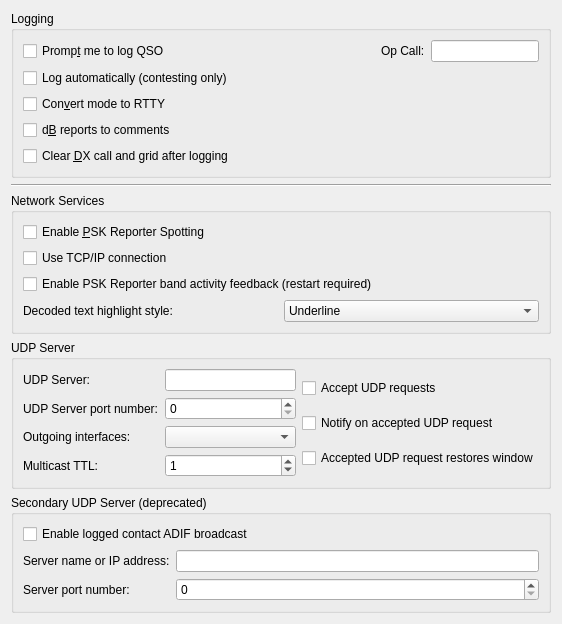
     <widget class="QWidget" name="reporting_tab">
      <attribute name="title">
       <string>Reportin&amp;g</string>
      </attribute>
      <attribute name="toolTip">
       <string>Reporting and logging settings</string>
      </attribute>
      <layout class="QVBoxLayout" name="verticalLayout_5">
       <item>
        <widget class="QGroupBox" name="logging_group_box">
         <property name="title">
          <string>Logging</string>
         </property>
         <layout class="QGridLayout" name="gridLayout_14">
          <item row="0" column="0">
           <widget class="QCheckBox" name="prompt_to_log_check_box">
            <property name="toolTip">
             <string>The program will pop up a partially completed Log QSO dialog when you send a 73 or free text message.</string>
            </property>
            <property name="text">
             <string>Promp&amp;t me to log QSO</string>
            </property>
           </widget>
          </item>
          <item row="0" column="1">
           <spacer name="horizontalSpacer_6">
            <property name="orientation">
             <enum>Qt::Horizontal</enum>
            </property>
            <property name="sizeHint" stdset="0">
             <size>
              <width>136</width>
              <height>20</height>
             </size>
            </property>
           </spacer>
          </item>
          <item row="0" column="2">
           <widget class="QLabel" name="label_13">
            <property name="text">
             <string>Op Call:</string>
            </property>
            <property name="buddy">
             <cstring>opCallEntry</cstring>
            </property>
           </widget>
          </item>
          <item row="3" column="0">
           <widget class="QCheckBox" name="report_in_comments_check_box">
            <property name="toolTip">
             <string>Some logging programs will not accept the type of reports
saved by this program.
Check this option to save the sent and received reports in the
comments field.</string>
            </property>
            <property name="text">
             <string>d&amp;B reports to comments</string>
            </property>
           </widget>
          </item>
          <item row="4" column="0" colspan="2">
           <widget class="QCheckBox" name="clear_DX_check_box">
            <property name="toolTip">
             <string>Check this option to force the clearing of the DX Call
and DX Grid fields when a 73 or free text message is sent.</string>
            </property>
            <property name="text">
             <string>Clear &amp;DX call and grid after logging</string>
            </property>
           </widget>
          </item>
          <item row="2" column="0">
           <widget class="QCheckBox" name="log_as_RTTY_check_box">
            <property name="toolTip">
             <string>&lt;html&gt;&lt;head/&gt;&lt;body&gt;&lt;p&gt;Some logging programs will not accept WSJT-X mode names.&lt;/p&gt;&lt;/body&gt;&lt;/html&gt;</string>
            </property>
            <property name="text">
             <string>Con&amp;vert mode to RTTY</string>
            </property>
           </widget>
          </item>
          <item row="0" column="3">
           <widget class="QLineEdit" name="opCallEntry">
            <property name="toolTip">
             <string>&lt;html&gt;&lt;head/&gt;&lt;body&gt;&lt;p&gt;The callsign of the operator, if different from the station callsign.&lt;/p&gt;&lt;/body&gt;&lt;/html&gt;</string>
            </property>
           </widget>
          </item>
          <item row="1" column="0">
           <widget class="QCheckBox" name="cbAutoLog">
            <property name="toolTip">
             <string>&lt;html&gt;&lt;head/&gt;&lt;body&gt;&lt;p&gt;Check to have QSOs logged automatically, when complete.&lt;/p&gt;&lt;/body&gt;&lt;/html&gt;</string>
            </property>
            <property name="text">
             <string>Log automatically (contesting only)</string>
            </property>
           </widget>
          </item>
         </layout>
        </widget>
       </item>
       <item>
        <widget class="Line" name="line_8">
         <property name="orientation">
          <enum>Qt::Horizontal</enum>
         </property>
        </widget>
       </item>
       <item>
        <widget class="QGroupBox" name="network_group_box">
         <property name="title">
          <string>Network Services</string>
         </property>
         <layout class="QVBoxLayout" name="verticalLayout_network_services">
          <item>
           <widget class="QCheckBox" name="psk_reporter_check_box">
            <property name="toolTip">
             <string>&lt;html&gt;&lt;head/&gt;&lt;body&gt;&lt;p&gt;The program can send your station details and all decoded signals with grid squares as spots to the http://pskreporter.info web site.&lt;/p&gt;&lt;p&gt;This is used for reverse beacon analysis which is very useful for assessing propagation and system performance.&lt;/p&gt;&lt;/body&gt;&lt;/html&gt;</string>
            </property>
            <property name="text">
             <string>Enable &amp;PSK Reporter Spotting</string>
            </property>
           </widget>
          </item>
          <item>
           <widget class="QCheckBox" name="psk_reporter_tcpip_check_box">
            <property name="toolTip">
             <string>&lt;html&gt;&lt;head/&gt;&lt;body&gt;&lt;p&gt;Check this option if a reliable connection is needed&lt;/p&gt;&lt;p&gt;Most users do not need this, the default uses UDP which is more efficient. Only check this if you have evidence that UDP traffic from you to PSK Reporter is being lost.&lt;/p&gt;&lt;/body&gt;&lt;/html&gt;</string>
            </property>
            <property name="text">
             <string>Use TCP/IP connection</string>
            </property>
           </widget>
          </item>
          <item>
           <widget class="QCheckBox" name="psk_reporter_band_activity_check_box">
            <property name="toolTip">
             <string>&lt;html&gt;&lt;head/&gt;&lt;body&gt;&lt;p&gt;Enable PSK Reporter band activity feedback so data is passed automatically without opening the PSK Reporter window.&lt;/p&gt;&lt;p&gt;A restart is required after enabling this setting.&lt;/p&gt;&lt;/body&gt;&lt;/html&gt;</string>
            </property>
            <property name="text">
             <string>Enable PSK Reporter band activity feedback (restart required)</string>
            </property>
           </widget>
          </item>
          <item>
           <layout class="QHBoxLayout" name="horizontalLayout_decoded_text_highlight_style">
            <item>
             <widget class="QLabel" name="label_decoded_text_highlight_style">
              <property name="text">
               <string>Decoded text highlight style:</string>
              </property>
             </widget>
            </item>
            <item>
             <widget class="QComboBox" name="decoded_text_highlight_style_combo_box">
              <item>
               <property name="text">
                <string>Underline</string>
               </property>
              </item>
              <item>
               <property name="text">
                <string>Bold</string>
               </property>
              </item>
             </widget>
            </item>
           </layout>
          </item>
         </layout>
        </widget>
       </item>
       <item>
        <widget class="QGroupBox" name="groupBox_4">
         <property name="title">
          <string>UDP Server</string>
         </property>
         <layout class="QGridLayout" name="gridLayout_16">
          <item row="0" column="0">
           <layout class="QFormLayout" name="formLayout_6">
            <property name="fieldGrowthPolicy">
             <enum>QFormLayout::AllNonFixedFieldsGrow</enum>
            </property>
            <item row="0" column="0">
             <widget class="QLabel" name="udp_server_label">
              <property name="text">
               <string>UDP Server:</string>
              </property>
              <property name="buddy">
               <cstring>udp_server_line_edit</cstring>
              </property>
             </widget>
            </item>
            <item row="0" column="1">
             <widget class="QLineEdit" name="udp_server_line_edit">
              <property name="toolTip">
               <string>&lt;html&gt;&lt;head/&gt;&lt;body&gt;&lt;p&gt;Optional hostname of network service to receive decodes.&lt;/p&gt;&lt;p&gt;Formats:&lt;/p&gt;&lt;ul style=&quot;margin-top: 0px; margin-bottom: 0px; margin-left: 0px; margin-right: 0px; -qt-list-indent: 1;&quot;&gt;&lt;li style=&quot; margin-top:12px; margin-bottom:0px; margin-left:0px; margin-right:0px; -qt-block-indent:0; text-indent:0px;&quot;&gt;hostname&lt;/li&gt;&lt;li style=&quot; margin-top:0px; margin-bottom:0px; margin-left:0px; margin-right:0px; -qt-block-indent:0; text-indent:0px;&quot;&gt;IPv4 address&lt;/li&gt;&lt;li style=&quot; margin-top:0px; margin-bottom:0px; margin-left:0px; margin-right:0px; -qt-block-indent:0; text-indent:0px;&quot;&gt;IPv6 address&lt;/li&gt;&lt;li style=&quot; margin-top:0px; margin-bottom:0px; margin-left:0px; margin-right:0px; -qt-block-indent:0; text-indent:0px;&quot;&gt;IPv4 multicast group address&lt;/li&gt;&lt;li style=&quot; margin-top:0px; margin-bottom:0px; margin-left:0px; margin-right:0px; -qt-block-indent:0; text-indent:0px;&quot;&gt;IPv6 multicast group address&lt;/li&gt;&lt;/ul&gt;&lt;p&gt;Clearing this field will disable the broadcasting of UDP status updates.&lt;/p&gt;&lt;/body&gt;&lt;/html&gt;</string>
              </property>
              <property name="inputMethodHints">
               <set>Qt::ImhDigitsOnly</set>
              </property>
             </widget>
            </item>
            <item row="1" column="0">
             <widget class="QLabel" name="label_6">
              <property name="text">
               <string>UDP Server port number:</string>
              </property>
              <property name="buddy">
               <cstring>udp_server_port_spin_box</cstring>
              </property>
             </widget>
            </item>
            <item row="1" column="1">
             <widget class="QSpinBox" name="udp_server_port_spin_box">
              <property name="toolTip">
               <string>&lt;html&gt;&lt;head/&gt;&lt;body&gt;&lt;p&gt;Enter the service port number of the UDP server that WSJT-X should send updates to. If this is zero no updates will be sent.&lt;/p&gt;&lt;/body&gt;&lt;/html&gt;</string>
              </property>
              <property name="maximum">
               <number>65534</number>
              </property>
             </widget>
            </item>
            <item row="2" column="0">
             <widget class="QLabel" name="udp_interfaces_label">
              <property name="text">
               <string>Outgoing interfaces:</string>
              </property>
              <property name="buddy">
               <cstring>udp_interfaces_combo_box</cstring>
              </property>
             </widget>
            </item>
            <item row="2" column="1">
             <widget class="CheckableItemComboBox" name="udp_interfaces_combo_box">
              <property name="toolTip">
               <string>&lt;html&gt;&lt;head/&gt;&lt;body&gt;&lt;p&gt;When sending updates to a multicast group address it is necessary to specify which network interface(s) to send them to. If the loop-back interface is multicast capable then at least that one will be selected.&lt;/p&gt;&lt;p&gt;For most users the loop-back interface is all that is needed, that will allow multiple other applications on the same machine to interoperate with WSJT-X. If applications running on other hosts are to receive status updates then a suitable network interface should be used.&lt;/p&gt;&lt;p&gt;On some Linux systems it may be necessary to enable multicast on the loop-back network interface.&lt;/p&gt;&lt;/body&gt;&lt;/html&gt;</string>
              </property>
             </widget>
            </item>
            <item row="3" column="1">
             <widget class="QSpinBox" name="udp_TTL_spin_box">
              <property name="toolTip">
               <string>&lt;html&gt;&lt;head/&gt;&lt;body&gt;&lt;p&gt;Sets the number or router hops that multicast datagrams are allowed to make. Almost everyone should set this to 1 to keep outgoing multicast traffic withn the local subnet.&lt;/p&gt;&lt;/body&gt;&lt;/html&gt;</string>
              </property>
              <property name="maximum">
               <number>255</number>
              </property>
              <property name="value">
               <number>1</number>
              </property>
             </widget>
            </item>
            <item row="3" column="0">
             <widget class="QLabel" name="udp_TTL_label">
              <property name="text">
               <string>Multicast TTL:</string>
              </property>
              <property name="buddy">
               <cstring>udp_TTL_spin_box</cstring>
              </property>
             </widget>
            </item>
           </layout>
          </item>
          <item row="0" column="1">
           <layout class="QVBoxLayout" name="verticalLayout_11">
            <item>
             <widget class="QCheckBox" name="accept_udp_requests_check_box">
              <property name="toolTip">
               <string>&lt;html&gt;&lt;head/&gt;&lt;body&gt;&lt;p&gt;With this enabled WSJT-X will accept certain requests back from a UDP server that receives decode messages.&lt;/p&gt;&lt;/body&gt;&lt;/html&gt;</string>
              </property>
              <property name="text">
               <string>Accept UDP requests</string>
              </property>
             </widget>
            </item>
            <item>
             <widget class="QCheckBox" name="udpWindowToFront">
              <property name="toolTip">
               <string>&lt;html&gt;&lt;head/&gt;&lt;body&gt;&lt;p&gt;Indicate acceptance of an incoming UDP request. The effect of this option varies depending on the operating system and window manager, its intent is to notify the acceptance of an incoming UDP request even if this application is minimized or hidden.&lt;/p&gt;&lt;/body&gt;&lt;/html&gt;</string>
              </property>
              <property name="text">
               <string>Notify on accepted UDP request</string>
              </property>
             </widget>
            </item>
            <item>
             <widget class="QCheckBox" name="udpWindowRestore">
              <property name="toolTip">
               <string>&lt;html&gt;&lt;head/&gt;&lt;body&gt;&lt;p&gt;Restore the window from minimized if an UDP request is accepted.&lt;/p&gt;&lt;/body&gt;&lt;/html&gt;</string>
              </property>
              <property name="text">
               <string>Accepted UDP request restores window</string>
              </property>
             </widget>
            </item>
           </layout>
          </item>
         </layout>
        </widget>
       </item>
       <item>
        <widget class="QGroupBox" name="n1mm_group_box">
         <property name="title">
          <string>Secondary UDP Server (deprecated)</string>
         </property>
         <layout class="QFormLayout" name="formLayout_15">
          <item row="0" column="0" colspan="2">
           <widget class="QCheckBox" name="enable_n1mm_broadcast_check_box">
            <property name="toolTip">
             <string>&lt;html&gt;&lt;head/&gt;&lt;body&gt;&lt;p&gt;When checked, WSJT-X will broadcast a logged contact in ADIF format to the configured hostname and port. &lt;/p&gt;&lt;/body&gt;&lt;/html&gt;</string>
            </property>
            <property name="text">
             <string>Enable logged contact ADIF broadcast</string>
            </property>
           </widget>
          </item>
          <item row="1" column="0">
           <widget class="QLabel" name="n1mm_server_name_label">
            <property name="text">
             <string>Server name or IP address:</string>
            </property>
            <property name="buddy">
             <cstring>n1mm_server_name_line_edit</cstring>
            </property>
           </widget>
          </item>
          <item row="1" column="1">
           <widget class="QLineEdit" name="n1mm_server_name_line_edit">
            <property name="toolTip">
             <string>&lt;html&gt;&lt;head/&gt;&lt;body&gt;&lt;p&gt;Optional host name of N1MM Logger+ program to receive ADIF UDP broadcasts. This is usually 'localhost' or ip address 127.0.0.1&lt;/p&gt;&lt;p&gt;Formats:&lt;/p&gt;&lt;ul style=&quot;margin-top: 0px; margin-bottom: 0px; margin-left: 0px; margin-right: 0px; -qt-list-indent: 1;&quot;&gt;&lt;li style=&quot; margin-top:12px; margin-bottom:0px; margin-left:0px; margin-right:0px; -qt-block-indent:0; text-indent:0px;&quot;&gt;hostname&lt;/li&gt;&lt;li style=&quot; margin-top:0px; margin-bottom:0px; margin-left:0px; margin-right:0px; -qt-block-indent:0; text-indent:0px;&quot;&gt;IPv4 address&lt;/li&gt;&lt;li style=&quot; margin-top:0px; margin-bottom:0px; margin-left:0px; margin-right:0px; -qt-block-indent:0; text-indent:0px;&quot;&gt;IPv6 address&lt;/li&gt;&lt;li style=&quot; margin-top:0px; margin-bottom:0px; margin-left:0px; margin-right:0px; -qt-block-indent:0; text-indent:0px;&quot;&gt;IPv4 multicast group address&lt;/li&gt;&lt;li style=&quot; margin-top:0px; margin-bottom:0px; margin-left:0px; margin-right:0px; -qt-block-indent:0; text-indent:0px;&quot;&gt;IPv6 multicast group address&lt;/li&gt;&lt;/ul&gt;&lt;p&gt;Clearing this field will disable broadcasting of ADIF information via UDP.&lt;/p&gt;&lt;/body&gt;&lt;/html&gt;</string>
            </property>
           </widget>
          </item>
          <item row="2" column="0">
           <widget class="QLabel" name="n1mm_server_port_label">
            <property name="text">
             <string>Server port number:</string>
            </property>
            <property name="buddy">
             <cstring>n1mm_server_port_spin_box</cstring>
            </property>
           </widget>
          </item>
          <item row="2" column="1">
           <widget class="QSpinBox" name="n1mm_server_port_spin_box">
            <property name="toolTip">
             <string>&lt;html&gt;&lt;head/&gt;&lt;body&gt;&lt;p&gt;Enter the port number that WSJT-X should use for UDP broadcasts of ADIF log information. For N1MM Logger+, this value should be 2333. If this is zero,  no updates will be broadcast.&lt;/p&gt;&lt;/body&gt;&lt;/html&gt;</string>
            </property>
            <property name="maximum">
             <number>65534</number>
            </property>
           </widget>
          </item>
         </layout>
        </widget>
       </item>
       <item>
        <spacer name="verticalSpacer_4">
         <property name="orientation">
          <enum>Qt::Vertical</enum>
         </property>
         <property name="sizeHint" stdset="0">
          <size>
           <width>0</width>
           <height>0</height>
          </size>
         </property>
        </spacer>
       </item>
      </layout>
     </widget>
